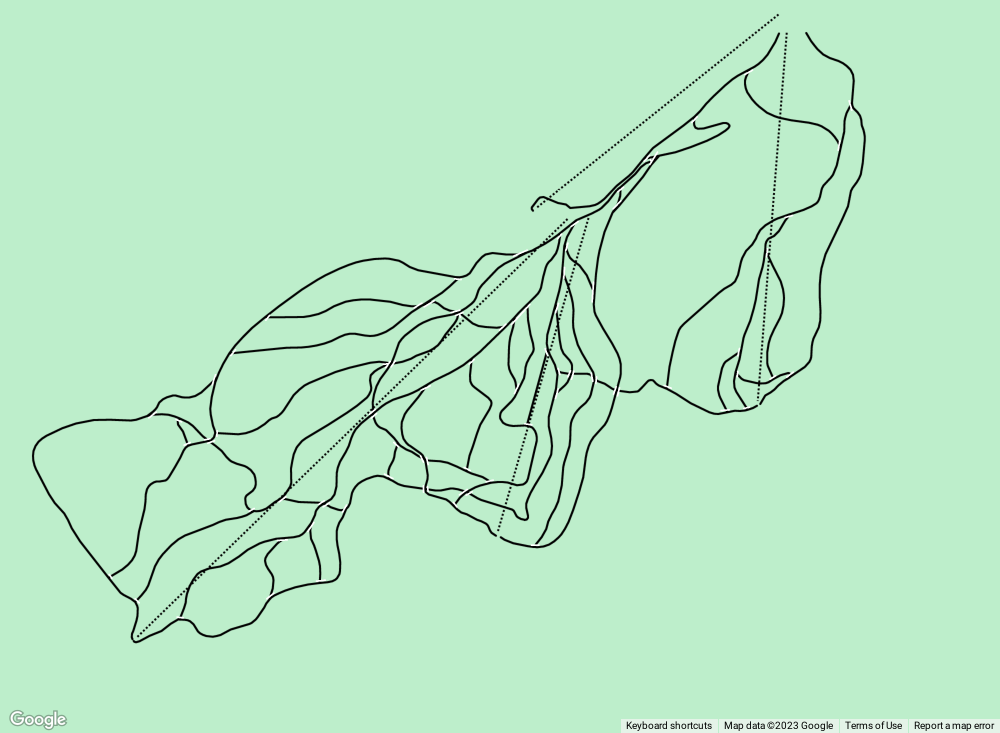
#> input picture Convert Map to SVG/ski runs edited 2.png, 3000 x 2199 px (shown at 1/3 size)
$ python smoothContour.py
#> lines starting #> are read from the running program, lines starting #| are printed output that depends on the picture; after the words box and inside, x2 and y2 are one past the last pixel; in counts of white or black regions, pixels touching at a corner belong together
### Convert Map to SVG/utils_smoothing.py
import cv2 as cv
import numpy as np
import utils_contours as uc
from numpy.linalg import norm

def update_point(contour, point, dx, dy):
    f0 = cv.pointPolygonTest(contour, point, True)
    fx = cv.pointPolygonTest(contour, point + dx, True)
    fy = cv.pointPolygonTest(contour, point + dy, True)

    next_point = (point + np.array([fy-f0, fx-f0])).round().astype(np.int16)
    return next_point


def optimize_point(contour, point):
    dx = np.array([0,1], dtype=np.int16)
    dy = np.array([1,0], dtype=np.int16)
    for _ in range(5):
        next_point = update_point(contour, point, dx, dy)
        point = next_point
        # [4 lines of commented-out code are left out]

    return point

# Get all x,y of points in contour
def get_points_on_line(img, contour):
    points = []
    for j in range(len(contour)):
        y,x = contour[j,0,:]
        p0 = np.array([y,x], dtype = np.int16)
        pf = optimize_point(contour, p0)
        points.append(pf)
        # cv.circle(img, pf, 2, 155, 2)
    # uc.showImage(img)
    return np.array(points, dtype=np.int64)

def get_neighbor_matrix(points, max_dist=100):
    neighbors = np.zeros((len(points),2), dtype=np.int64)
    for j in range(len(points)):
        vectors = points-points[j,:]
        dists = np.sum(np.square(vectors), axis=1)
        pos_idx = dists.argsort()[1] # index of closest neighbor
        tangent = points[pos_idx, :]-points[j,:] # tangent defines positive direction

        # Find signed dists
        signed_dists = np.sign(np.inner(tangent, vectors))*dists
        neg_idx = np.argmin(1/(signed_dists+.1)) # index of closest neighbor in negative direction
        min_signed_dist = signed_dists[neg_idx]
        if min_signed_dist>=0:
            neg_idx = -1
        elif abs(min_signed_dist)>max_dist**2:
            neg_idx = min_signed_dist

        # Add to neighbors
        neighbors[j,:] = [pos_idx, neg_idx]

        # What if not unique min/max?
    return neighbors

def order_centroids_by_neighbor(points, neighbors):
    jstart, jend = np.where((neighbors<0).any(axis=1))[0] #endpoints
    j = jstart
    jorder = [jstart]
    while j!=jend:
        j1, j2 = neighbors[j, :]
        j = j1 if (j1!=-1 and (j1 not in jorder)) else j2
        jorder.append(j)
    return points[jorder,:]

# [8 lines left out: function draw_points, not called in this run]


# Remove duplicates
def remove_duplicate_points(points, min_dist):
    jremove = set()
    for j in range(len(points)):
        if j not in jremove:
            vectors = points-points[j,:]
            dists = np.sum(np.square(vectors), axis=1)
            jremove |= set(np.where(dists<min_dist**2)[0])
            jremove.remove(j) #keep current point
    return np.delete(points, list(jremove), 0)

def smooth_curve(points, max_perp_distance):
    npoints = len(points)
    jkeep = []
    jcur = 0
    jtest = jcur+2
    jkeep.append(jcur)
    while jtest < npoints:
        tangent = points[jtest] - points[jcur]
        vectors = points[jcur+1:jtest] - points[jcur]
        perp_distances = [np.abs(np.cross(vector, tangent))/norm(tangent) for vector in vectors]

        if max(perp_distances)>max_perp_distance:
            jcur = jtest-1
            jtest = jcur+2
            jkeep.append(jcur)
        else:
            jtest += 1
    jkeep.append(npoints-1)
    # print(f'Smoothed curve from {npoints} to {len(jkeep)} points')
    return points[jkeep]

def build_contour_from_points(points, linewidth=2):
    npoints = len(points)
    rot90 = np.array([[0,1],[-1,0]])
    contour = np.zeros((2*npoints, 1, 2), np.int32)
    for j in range(npoints):
        if j!=(npoints-1):
            vector = points[j+1,:] - points[j,:]
            offset = rot90.dot(vector)/norm(vector)*linewidth
        contour[j,0,:] = points[j,:] + offset
        contour[-j-1,0,:] = points[j,:] - offset

    return contour

### Convert Map to SVG/utils_contours.py
import cv2 as cv
import numpy as np
from scipy.interpolate import splprep, splev

# [22 lines left out: functions smoothContoursPolyDP, smoothContoursInterpolate, not called in this run]

def morphKernel(pixels):
    return 255*np.ones((pixels, pixels), np.uint8)

# [13 lines left out: functions filterContours, printContourSize, not called in this run]

def save2SVG(filename, contours, imgShape):
    h, w = imgShape

    with open(filename, "w+") as f:
        f.write(f'<svg width="{w}" height="{h}" xmlns="http://www.w3.org/2000/svg">')

        for c in contours:
            # Start drawing polygon
            f.write('<path d="M')
            for i in range(len(c)):
                x, y = c[i][0]
                f.write(f"{x} {y} ")
            # Complete polygon to initial point
            x, y = c[0][0]
            f.write(f"{x} {y} ")
            # End polygon
            f.write('" style="stroke:pink"/>')
        f.write("</svg>")

def showImage(img, max_size=1000):
    cv.imshow('test', resizeImg(img))
    cv.waitKey(0)
    cv.destroyAllWindows()

def resizeImg(img, max_size=1000):
    resizedImg = img.copy()
    while resizedImg.shape[0]>max_size:
        resizedImg = cv.pyrDown(resizedImg)

    return resizedImg

### Convert Map to SVG/smoothContour.py
# %%
import cv2 as cv
import numpy as np
import utils_contours as uc
import utils_smoothing as us
from numpy.linalg import norm

# Load an image
file = 'ski runs edited 2.png'
img = cv.imread(file)
#> img is the input picture: shape (2199, 3000, 3); mean B, G, R 197.9, 231.7, 184.3

# # Resize to correct aspect ratio ??
# sw = {'lat':47.273577, 'lng':-120.427392}
# ne = {'lat':47.291256, 'lng':-120.398520}
# current_ar = img.shape[0]/img.shape[1]
# ideal_ar = (ne['lat']-sw['lat'])/(ne['lng']-sw['lng'])

# # Erode image to make it easier to track line


#%%
# Remove footer with Google watermarks
footerRows = 80
img = img[:-footerRows, :, :]
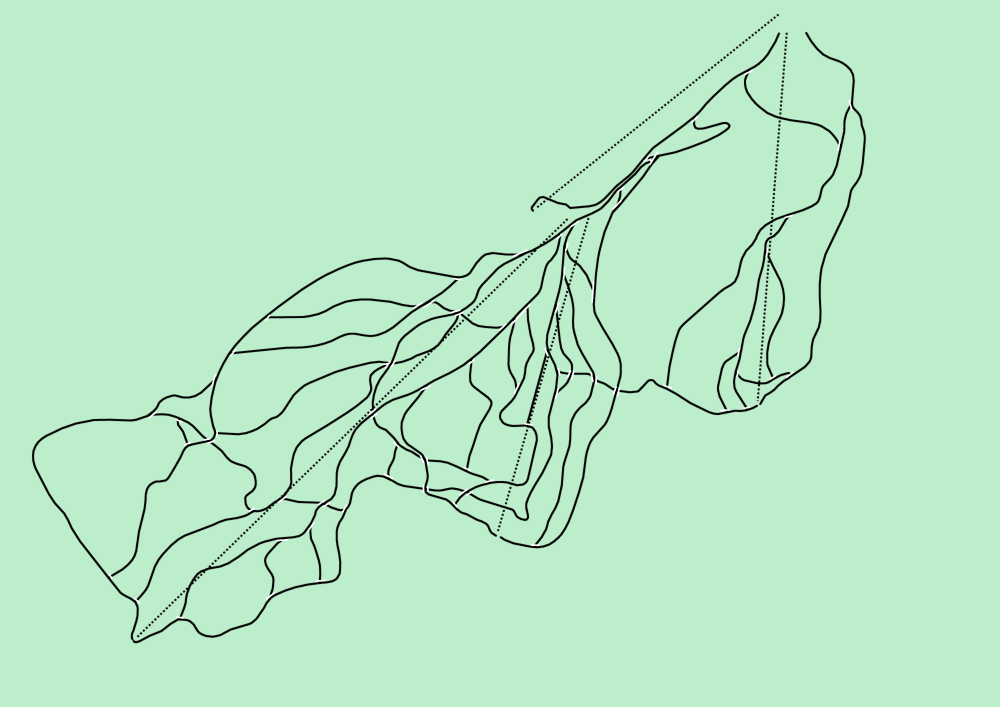
#> img: shape (2119, 3000, 3) (shown at 1/3 size); mean B, G, R 197.7, 231.7, 184.1

# Read the image
gray = cv.cvtColor(img, cv.COLOR_BGR2GRAY)
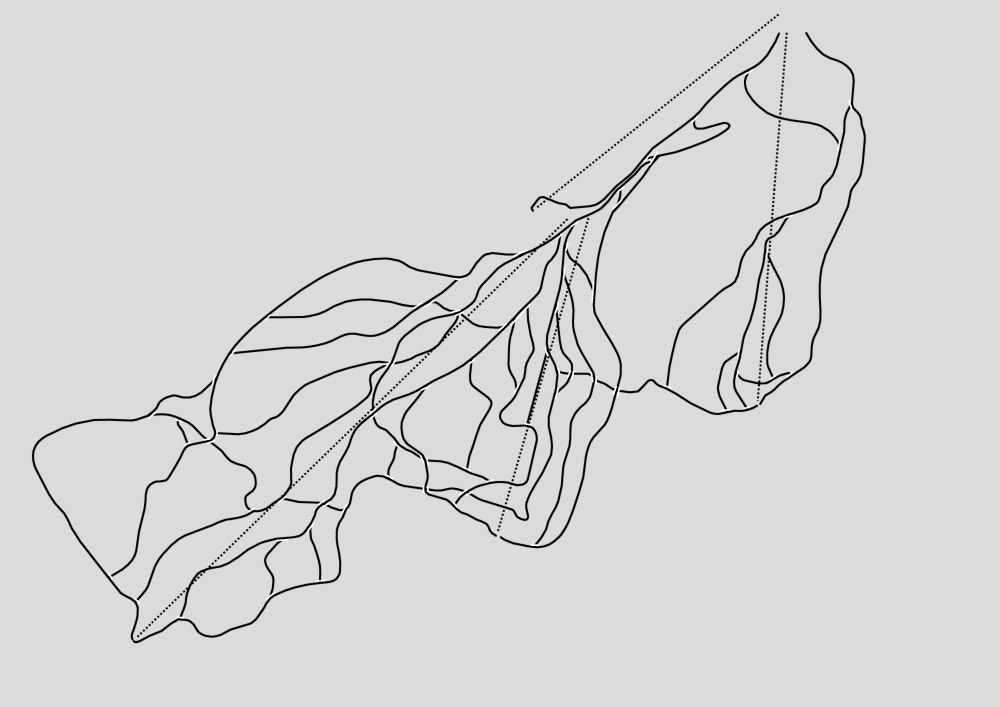
#> gray: shape (2119, 3000) (shown at 1/3 size); min 0, max 255, mean 213.2
white = np.full_like(gray, 255, np.uint8)

# Find contours, remove small/large areas
all_contours, hierarchy = cv.findContours(gray, cv.RETR_TREE, cv.CHAIN_APPROX_SIMPLE)
#> all_contours = 405 contours, 347 with area under 20; largest, box (x1, y1, x2, y2) and area: (0, 0, 3000, 2119) 6351882, (333, 756, 1551, 1730) 7708, (1500, 362, 2192, 1644) 7620, (540, 710, 1682, 1851) 7166, (2278, 97, 2597, 1214) 5402
areas = np.array([cv.contourArea(c) for c in all_contours])
#> areas = 405 values, max 6351882 at index 0, min 2 at index 37, mean 15946.4
minArea, maxArea = 200, 1e5
contours = np.delete(
    np.array(all_contours, dtype=object),
    np.where((areas<minArea)|(areas>maxArea))[0],
    0
)
#> contours = 44 contours; largest, box (x1, y1, x2, y2) and area: (333, 756, 1551, 1730) 7708, (1500, 362, 2192, 1644) 7620, (540, 710, 1682, 1851) 7166, (2278, 97, 2597, 1214) 5402, (96, 1144, 638, 1920) 5302
print(f'Reduced number of contours from {len(all_contours)} to {len(contours)}')
#| Reduced number of contours from 405 to 44
cv.drawContours(white, contours, -1, 0, -1)
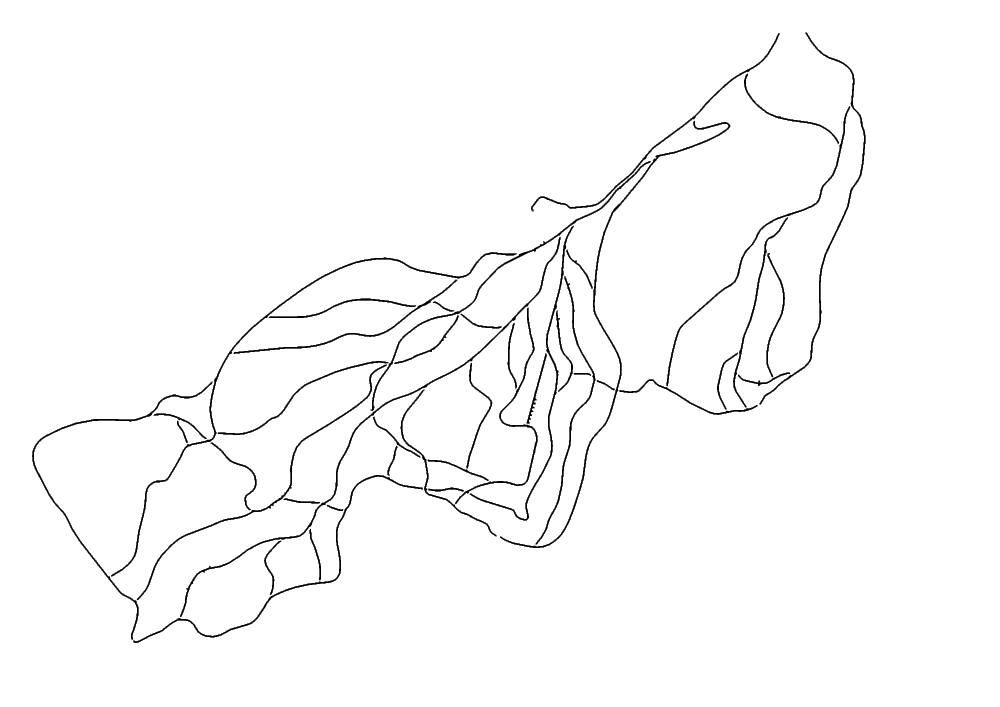
#> white: shape (2119, 3000) (shown at 1/3 size); 98% white; 44 black regions, largest, box (x1, y1, x2, y2) and area: (333, 756, 1551, 1730) 9530, (1500, 362, 2192, 1644) 9428, (540, 710, 1682, 1851) 8866
# uc.showImage(white)

# Get smooth contours
smooth_contours = []
for contour in contours:

    # Get points along line, remove duplicates near each other
    points = us.get_points_on_line(white, contour)
    points = us.remove_duplicate_points(points, 7)

    # Build neighbor matrix and order points
    try:
        neighbors = us.get_neighbor_matrix(points, 400)
        points = us.order_centroids_by_neighbor(points, neighbors)
    except:
        us.draw_points(white, points, True)
        raise KeyError

    # Downsample curve and create new contour
    points = us.smooth_curve(points, 6)
    smooth_contour = us.build_contour_from_points(points)

    smooth_contours.append(smooth_contour)
#> this loop made 44 passes

# Clean canvas and draw smooth contours
white = np.full_like(gray, 255, np.uint8)
white = cv.drawContours(white, smooth_contours, -1, 0, -1)
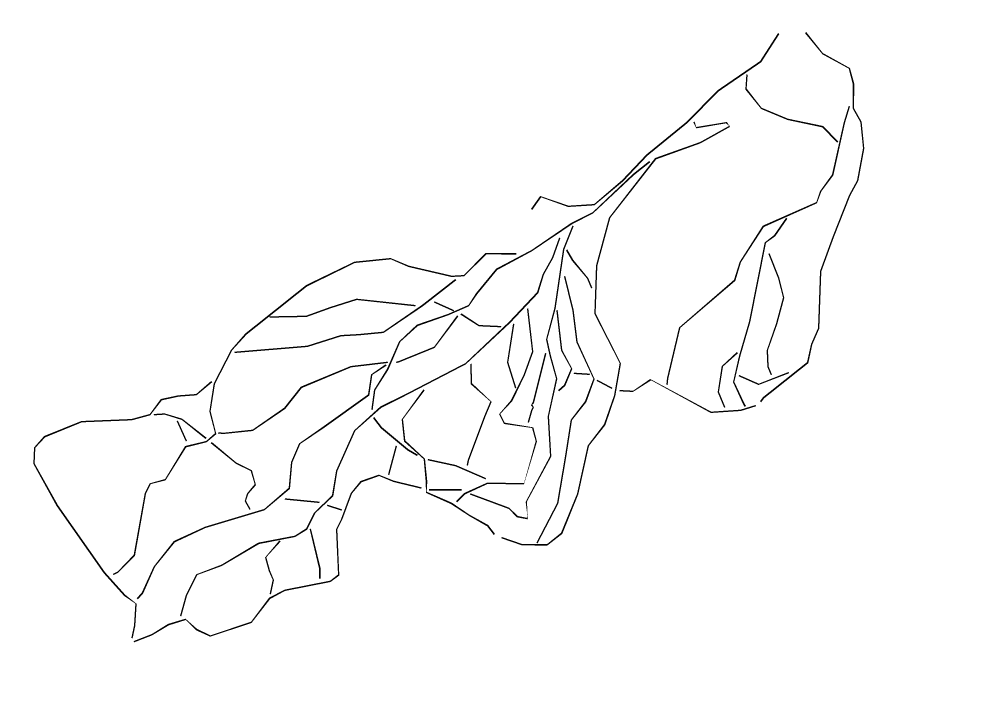
#> white: shape (2119, 3000) (shown at 1/3 size); 98.4% white; 42 black regions, largest, box (x1, y1, x2, y2) and area: (339, 759, 1549, 1725) 9543, (1504, 365, 2190, 1637) 7435, (540, 713, 1681, 1849) 7258
uc.showImage(white)
#> the loop in resizeImg, `while resizedImg.shape[0]>max_size:` made 2 passes
#> pass 2, in resizeImg, `resizedImg = cv.pyrDown(resizedImg)`:
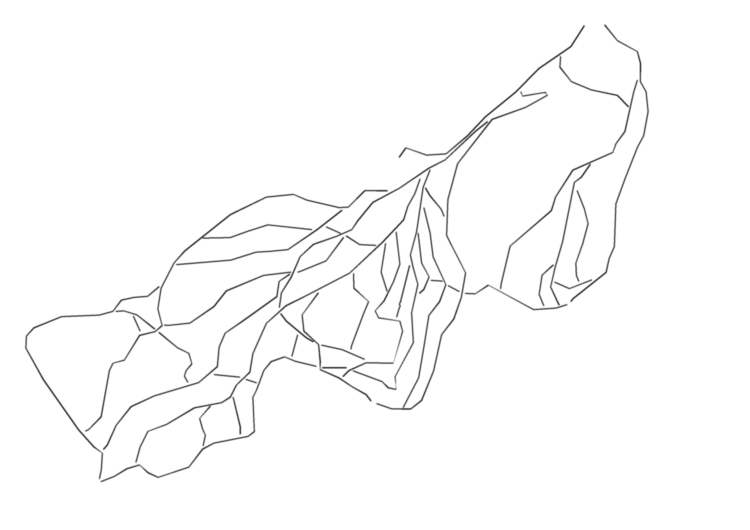
#> resizedImg: shape (530, 750); min 61, max 255, mean 251

print(f'Reduced total points from {sum(map(len, contours))} to {sum(map(len, smooth_contours))}')
#| Reduced total points from 24835 to 654
uc.save2SVG('mission ridge.svg', smooth_contours, white.shape)
#> the loop in save2SVG, `for c in contours:` made 44 passes
#> c on passes 3, 4, 8, 10, 15, 17, 29: [[982, 1514], [1025, 1528], [1024, 1531], [981, 1517]], [[855, 1495], [958, 1505], [957, 1508], [854, 1498]], [[1190, 1338], [1167, 1424], [1164, 1423], [1187, 1337]], [[533, 1262], [560, 1322], [557, 1323], [530, 1263]], [[1791, 1139], [1836, 1163], [1835, 1166], [1790, 1142]], [[1722, 1118], [1769, 1121], [1768, 1124], [1721, 1121]], [[1303, 904], [1361, 930], [1360, 933], [1302, 907]]


# %%
